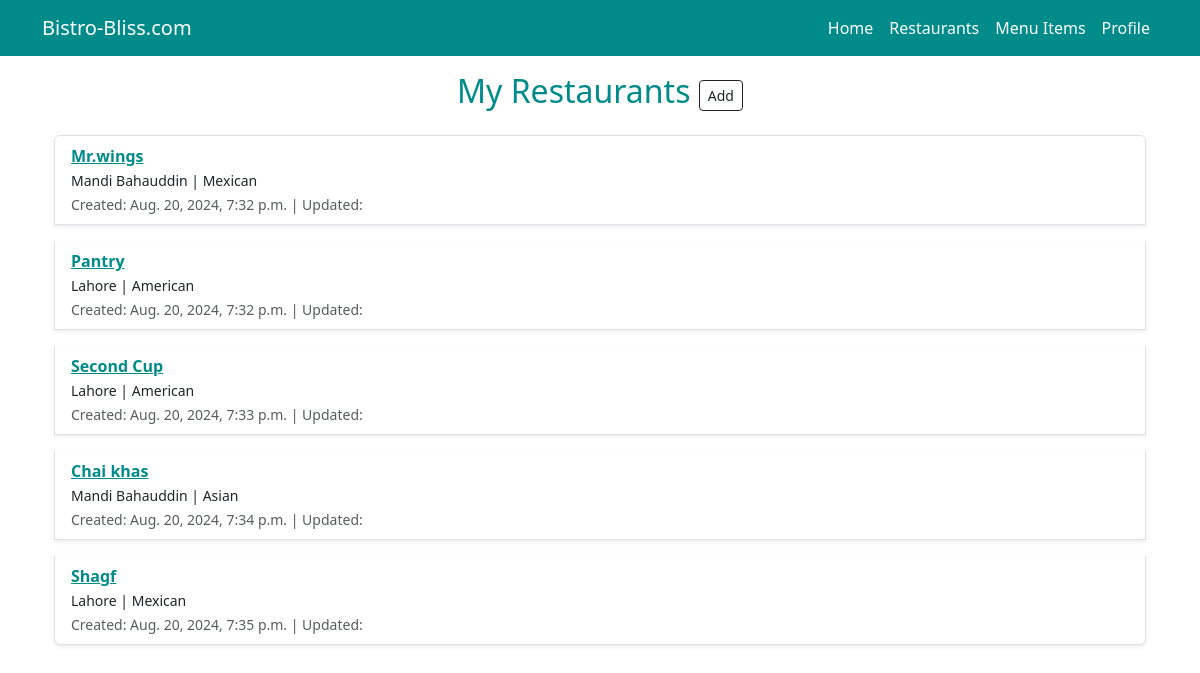
The page /restaurants/ (signed in) on the database its author committed.
### restaurants/models.py (models this page shows, shortened)
class RestaurantLocation(models.Model):
    owner = models.ForeignKey(USER,on_delete=models.CASCADE)
    name = models.CharField(max_length=120)
    location = models.CharField(max_length=120 , null = True , blank = True)
    category = models.CharField(max_length=120 , null = True , blank = False, validators=[validate_category])
    timestamp = models.DateTimeField(auto_now_add = True)
    updatd =  models.DateTimeField(auto_now = True)
    slug = models.SlugField(null = True , blank = True)
    objects = RestaurantLocationManager()
    def get_absolute_url(self):
        return reverse('restaurants-detail', kwargs={'slug': self.slug})

### restaurants/views.py (the view)
# urls.py: path('', RestaurantListView.as_view(), name='restaurants'),
class RestaurantListView(LoginRequiredMixin,ListView):
    def get_queryset(self):
        return RestaurantLocation.objects.filter(owner = self.request.user)

### restaurants/models.py (called while the page is built)
    def get_queryset(self):
        return RestaurantLocationQuerySet(self.model,using=self._db)

### restaurants/templates/restaurants/restaurantlocation_list.html (shortened to what this page needs)
{% extends "base.html" %}
{% block content %}
<div class="container">
    <h2 class="text-center mb-4" style="color: darkcyan; margin-top: 16px;">
        My Restaurants
        <small>
            <a href="{% url 'restaurants-create' %}" class="btn btn-outline-dark btn-sm">Add</a>
        </small>
    </h2>
    <ul class="list-group">
        {% for obj in object_list %}
            <li class="list-group-item mb-3 shadow-sm">
                <a href="{{ obj.get_absolute_url }}" style="color: darkcyan; font-weight: bold;">{{ obj.name }}</a>
                <br>
                <small>{{ obj.location }} | {{ obj.category }}</small>
                <br>
                <small class="text-muted">Created: {{ obj.timestamp }} | Updated: {{ obj.updated }}</small>
            </li>
        {% empty %}
            <li class="list-group-item text-center">
                No restaurants available. <a href="{% url 'restaurants-create' %}" style="color: darkcyan;">Add One</a>
            </li>
        {% endfor %}
    </ul>
</div>
{% endblock content %}

### rows shown on the page
RestaurantLocation: name "Mr.wings", location "Mandi Bahauddin", category "Mexican", timestamp "Aug. 20, 2024, 7:32 p.m."
RestaurantLocation: name "Pantry", location "Lahore", category "American", timestamp "Aug. 20, 2024, 7:32 p.m."
RestaurantLocation: name "Second Cup", location "Lahore", category "American", timestamp "Aug. 20, 2024, 7:33 p.m."
RestaurantLocation: name "Chai khas", location "Mandi Bahauddin", category "Asian", timestamp "Aug. 20, 2024, 7:34 p.m."
RestaurantLocation: name "Shagf", location "Lahore", category "Mexican", timestamp "Aug. 20, 2024, 7:35 p.m."
